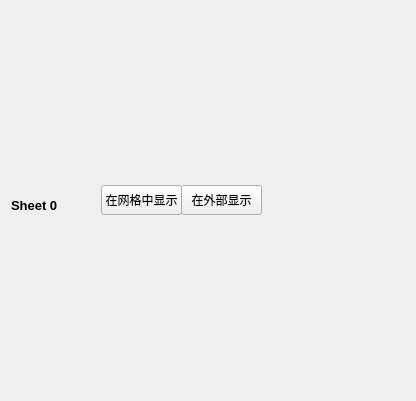
<?xml version="1.0" encoding="UTF-8"?>
<ui version="4.0">
 <class>SheetIntDiagramWidget</class>
 <widget class="QWidget" name="SheetIntDiagramWidget">
  <property name="geometry">
   <rect>
    <x>0</x>
    <y>0</y>
    <width>416</width>
    <height>401</height>
   </rect>
  </property>
  <property name="windowTitle">
   <string>SheetIntDiagramWidget</string>
  </property>
  <layout class="QVBoxLayout" name="verticalLayout_2">
   <item>
    <layout class="QVBoxLayout" name="verticalLayout">
     <item>
      <widget class="QWidget" name="widget_info" native="true">
       <property name="minimumSize">
        <size>
         <width>0</width>
         <height>30</height>
        </size>
       </property>
       <property name="maximumSize">
        <size>
         <width>16777215</width>
         <height>30</height>
        </size>
       </property>
       <widget class="QLabel" name="label_Sheet_Index">
        <property name="geometry">
         <rect>
          <x>0</x>
          <y>10</y>
          <width>81</width>
          <height>20</height>
         </rect>
        </property>
        <property name="font">
         <font>
          <pointsize>10</pointsize>
          <weight>75</weight>
          <bold>true</bold>
         </font>
        </property>
        <property name="text">
         <string>Sheet 0</string>
        </property>
       </widget>
       <widget class="QPushButton" name="pushButton_Show_Sheet_In_Mesh">
        <property name="geometry">
         <rect>
          <x>90</x>
          <y>0</y>
          <width>81</width>
          <height>30</height>
         </rect>
        </property>
        <property name="text">
         <string>在网格中显示</string>
        </property>
       </widget>
       <widget class="QPushButton" name="pushButton_Show_SID_In_Out_Window">
        <property name="geometry">
         <rect>
          <x>170</x>
          <y>0</y>
          <width>81</width>
          <height>30</height>
         </rect>
        </property>
        <property name="text">
         <string>在外部显示</string>
        </property>
       </widget>
      </widget>
     </item>
    </layout>
   </item>
  </layout>
 </widget>
 <layoutdefault spacing="6" margin="11"/>
 <resources/>
 <connections/>
</ui>
